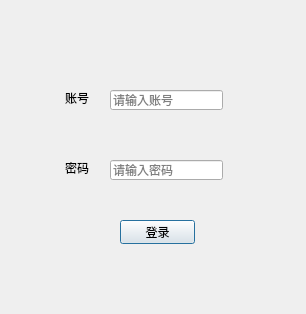
<?xml version="1.0" encoding="UTF-8"?>
<ui version="4.0">
 <class>Dialog</class>
 <widget class="QDialog" name="Dialog">
  <property name="geometry">
   <rect>
    <x>0</x>
    <y>0</y>
    <width>306</width>
    <height>314</height>
   </rect>
  </property>
  <property name="windowTitle">
   <string>登录框</string>
  </property>
  <widget class="QLabel" name="label">
   <property name="geometry">
    <rect>
     <x>50</x>
     <y>90</y>
     <width>54</width>
     <height>16</height>
    </rect>
   </property>
   <property name="text">
    <string>账号</string>
   </property>
   <property name="alignment">
    <set>Qt::AlignCenter</set>
   </property>
  </widget>
  <widget class="QLabel" name="label_2">
   <property name="geometry">
    <rect>
     <x>50</x>
     <y>160</y>
     <width>54</width>
     <height>16</height>
    </rect>
   </property>
   <property name="text">
    <string>密码</string>
   </property>
   <property name="alignment">
    <set>Qt::AlignCenter</set>
   </property>
  </widget>
  <widget class="QLineEdit" name="lineEdit">
   <property name="geometry">
    <rect>
     <x>110</x>
     <y>90</y>
     <width>113</width>
     <height>20</height>
    </rect>
   </property>
   <property name="placeholderText">
    <string>请输入账号</string>
   </property>
  </widget>
  <widget class="QLineEdit" name="lineEdit_2">
   <property name="geometry">
    <rect>
     <x>110</x>
     <y>160</y>
     <width>113</width>
     <height>20</height>
    </rect>
   </property>
   <property name="placeholderText">
    <string>请输入密码</string>
   </property>
  </widget>
  <widget class="QPushButton" name="pushButton">
   <property name="geometry">
    <rect>
     <x>120</x>
     <y>220</y>
     <width>75</width>
     <height>24</height>
    </rect>
   </property>
   <property name="text">
    <string>登录</string>
   </property>
  </widget>
 </widget>
 <resources/>
 <connections/>
</ui>
